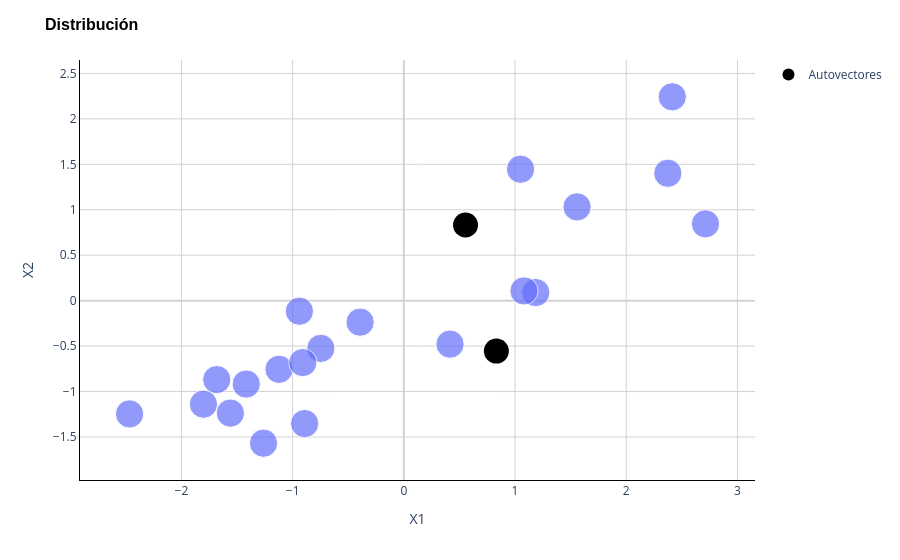

Here is the notebook cell this chart was saved with:
### Markdown cell above
Graficar los datos y los autovectores. Añadir al mismo gráfico los datos proyectados en el primer componente y proyectados a las segunda componente (sugerencia: usar la funcion eigen).

### Code cell
# Existing scatter plot
figure = px.scatter(
    x=sample[:, 0],
    y=sample[:, 1],
    size=[1] * sample.shape[0]
)

# Add another scatter plot with cross markers
figure.add_scatter(
    x=eigenvectors[:, 0],
    y=eigenvectors[:, 1],
    mode='markers',
    marker=dict(size=25, color='black'),
    name='Autovectores'
)

# Update layout
figure.update_layout(
    title='Distribución',
    title_font=dict(size=16, family='Arial', color='black', weight='bold'),
    xaxis_title='X1',
    yaxis_title='X2',
    plot_bgcolor='white',
    yaxis=dict(showgrid=True, gridcolor='LightGray', showline=True, linecolor='Black', zeroline=True, zerolinecolor='LightGray'),
    xaxis=dict(showgrid=True, gridcolor='LightGray', showline=True, linecolor='Black', zeroline=True, zerolinecolor='LightGray'),
)

figure.show()

### Figure 1 — Plotly figure (JSON) as saved in the notebook; plotly's stock layout.template omitted (floating-point values rounded to 4 significant figures)
{"data": [{"hovertemplate": "x=%{x}<br>y=%{y}<br>size=%{marker.size}<extra></extra>", "legendgroup": "", "marker": {"color": "#636efa", "size": [1, 1, 1, 1, 1, 1, 1, 1, 1, 1, 1, 1, 1, 1, 1, 1, 1, 1, 1, 1], "sizemode": "area", "sizeref": 0.0025, "symbol": "circle"}, "mode": "markers", "name": "", "orientation": "v", "showlegend": false, "type": "scatter", "x": [-0.7466, 1.558, -1.683, 0.4153, -0.892, 1.186, 2.374, -1.123, -0.3936, -1.802, -1.56, 1.05, 2.414, 1.08, -0.9392, -0.909, -1.418, 2.712, -2.467, -1.262], "xaxis": "x", "y": [-0.525, 1.032, -0.8687, -0.4787, -1.352, 0.08924, 1.402, -0.7556, -0.2368, -1.139, -1.238, 1.446, 2.243, 0.107, -0.1159, -0.6815, -0.9179, 0.8449, -1.246, -1.568], "yaxis": "y"}, {"marker": {"color": "black", "size": 25}, "mode": "markers", "name": "Autovectores", "type": "scatter", "x": [0.8321, 0.5547], "y": [-0.5547, 0.8321]}], "layout": {"legend": {"itemsizing": "constant", "tracegroupgap": 0}, "margin": {"t": 60}, "plot_bgcolor": "white", "title": {"font": {"color": "black", "family": "Arial", "size": 16, "weight": "bold"}, "text": "Distribución"}, "xaxis": {"anchor": "y", "domain": [0, 1], "gridcolor": "LightGray", "linecolor": "Black", "showgrid": true, "showline": true, "title": {"text": "X1"}, "zeroline": true, "zerolinecolor": "LightGray"}, "yaxis": {"anchor": "x", "domain": [0, 1], "gridcolor": "LightGray", "linecolor": "Black", "showgrid": true, "showline": true, "title": {"text": "X2"}, "zeroline": true, "zerolinecolor": "LightGray"}}}
